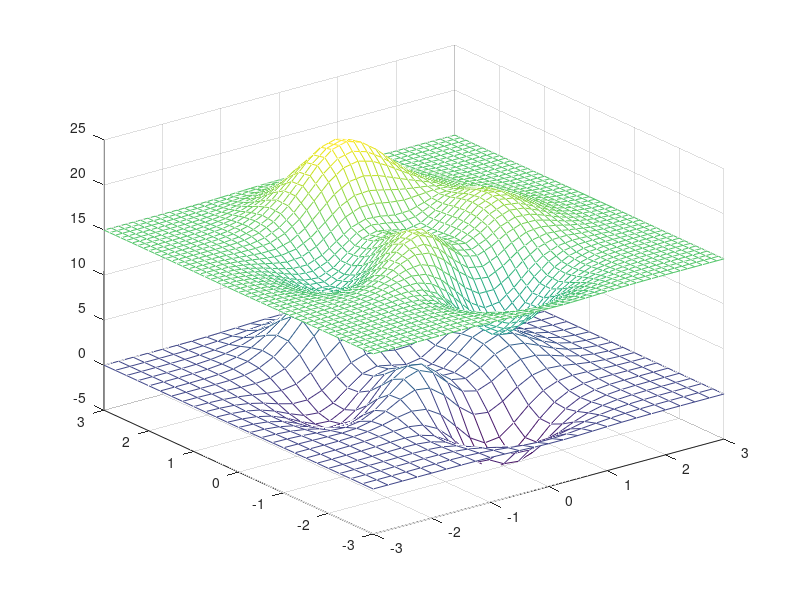

Write MATLAB code to recreate this figure.
clear all
[X,Y]=meshgrid(-3:0.25:3);
Z=peaks(X, Y) ;
[XI,YI]=meshgrid(-3:0.125:3);
ZI = interp2(X,Y,Z,XI,YI);%interpolare bidimensionala
mesh(X,Y,Z), hold,
mesh(XI,YI,ZI+15) 
hold off
axis([-3 3 -3 3 -5 25])
%interpolarea pe o retea [x,y]